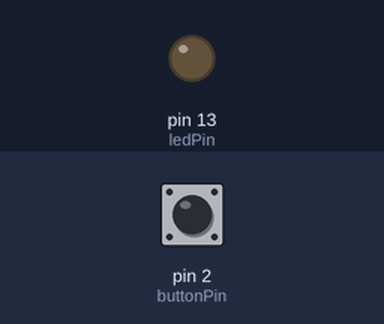
Bench run of a sketch on a simulated Arduino Uno, built with avr-gcc and run on an emulated ATmega328P. Parts: output pins drawn as LEDs (lit = HIGH). The test bench sets the inputs (shaded band); at power-on: pin 2 (buttonPin) LOW.

Above: at 1.2 s.
1.3 s: pin 2 (buttonPin) pulled HIGH for 0.15 s
At 1.37 s:
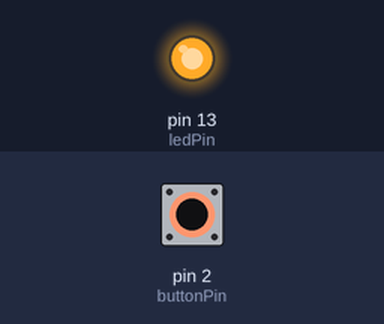
2.9 s: pin 2 (buttonPin) pulled HIGH for 3.2 s
At 6.5 s:
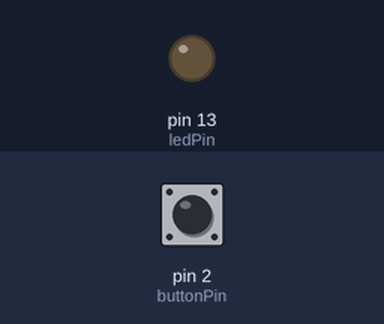
Timing chart, 0 to 8.0 s (numbered marks = the images above; inputs shaded):
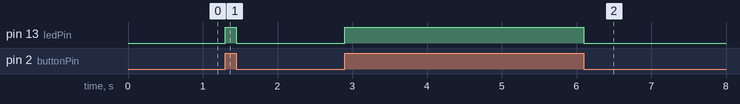

The sketch:

button_led.ino
```cpp
// LED is on only while the button is pressed

const int buttonPin = 2;
const int ledPin = 13;

int buttonState = 0;
void setup() {
  // put your setup code here, to run once:
  pinMode(buttonPin, INPUT);
  pinMode(ledPin, OUTPUT);
  Serial.begin(9600);
}

void loop() {
  // put your main code here, to run repeatedly:
  buttonState = digitalRead(buttonPin);
  if (buttonState == HIGH) {
    // turn LED on:
    digitalWrite(ledPin, HIGH);
  } else {
    // turn LED off:
    digitalWrite(ledPin, LOW);
  }
}
```

Measured:
- after the input at 1.3 s, pin 13 (ledPin): LOW → HIGH at once, → LOW 0.15 s later
- after the input at 2.9 s, pin 13 (ledPin): LOW → HIGH at once, → LOW 3.2 s later
